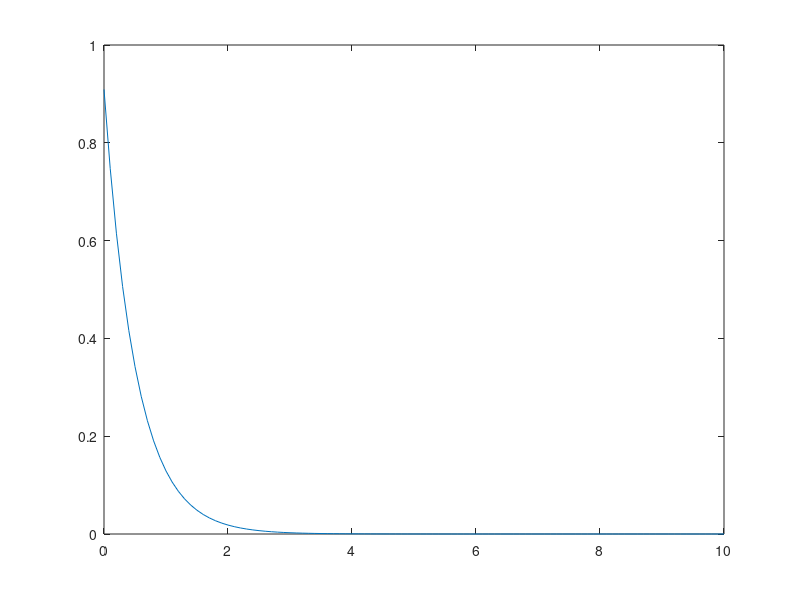

Reproduce this figure in MATLAB.
% Dielectric
%
% This routine calculates and plots the dielectric function and
% its inverse for a simple exponential function and its inverse
% Written Sept. 7, 2009 for ENEE 605

alpha =1;         %the exponentiation factor
T = 10/alpha;     %the total time interval
Delta = 0.1;      %the interval between time points
N = 1 + T/Delta;  %the matrix dimension
eps0 = 1.0;       %the instantaneous response factor
eps1 = 1.0;       %the delayed response factor

clear eps eta;   %the dielectric matrix and its inverse

%Set up the diagonal
eps = eps0*eye(N);

%Set up the exponential contribution
t = 0:N-1; t = Delta*t;  V = eps1*Delta*exp(-alpha*t);

%Fill the matrix with the appropriate elements
for n = 1:N
    eps = eps + diag(ones([1 N-n+1])*V(n),n-1);
end

%Calculate the inverse
eta = inv(eps);

%plotting routines
if eps0 > 1e-6
    REM = - eta(1,:)/Delta;
    REM(1) = REM(1) + 1.0/(Delta*eps0);
else
    REM = - eta(1,:)/Delta;
    REM(1) = REM(1) - alpha/(eps1*Delta) + 1.0/(eps1*Delta^2);
    REM(2) = REM(2) - 1.0/(eps1*Delta^2);
end
plot(t,REM)
hold on